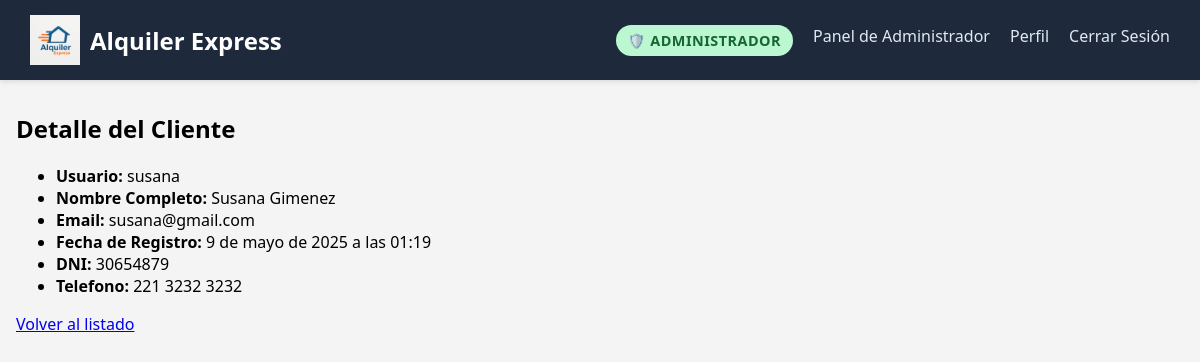
Before: /usuarios/panel-emp/lista-clientes/9/ (signed in) with the older database file.
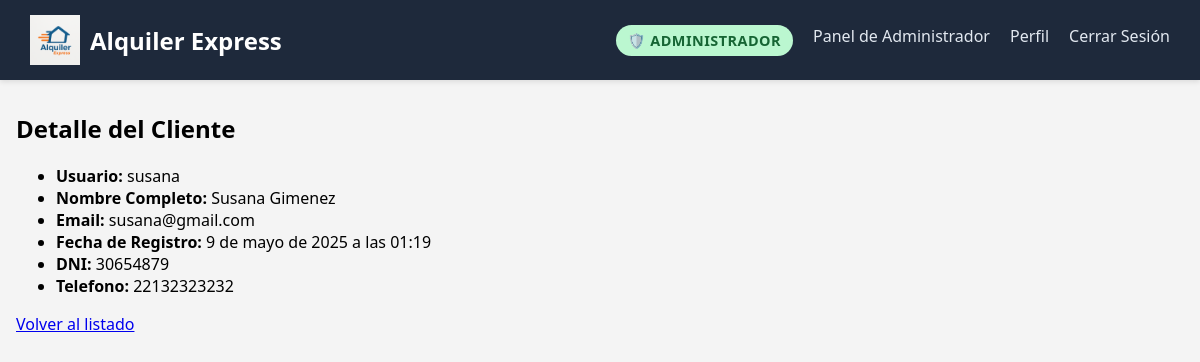
After: the same page with the newer database file.
### gestion_usuarios/models.py (models this page shows, shortened)
class Usuario(AbstractUser):
    dni = models.PositiveIntegerField(max_length=10, unique=True)
    telefono = models.PositiveIntegerField(max_length=20)

### gestion_usuarios/views.py (the view)
# urls.py: path('panel-emp/lista-clientes/<int:user_id>/', views.detalle_cliente, name='detalle-cliente'),
@login_required
@user_passes_test(es_empleado)
def detalle_cliente(request, user_id):
    cliente = get_object_or_404(Usuario, id=user_id, is_staff=False, is_superuser=False)
    return render(request, 'gestion_usuarios/detalle-cliente.html', {'cliente': cliente})

### gestion_usuarios/views.py (called while the page is built)
def es_empleado(user):
    return user.is_authenticated and user.is_staff

### templates/gestion_usuarios/detalle-cliente.html
{% extends 'base.html' %}
{% load static %}
{% block content %}
<h2>Detalle del Cliente</h2>
<ul>
    <li><strong>Usuario:</strong> {{ cliente.username }}</li>
    <li><strong>Nombre Completo:</strong> {{ cliente.first_name}}</li>
    <li><strong>Email:</strong> {{ cliente.email }}</li>
    <li><strong>Fecha de Registro:</strong> {{ cliente.date_joined }}</li>
    <li><strong>DNI:</strong> {{ cliente.dni}}</li>
    <li><strong>Telefono:</strong> {{ cliente.telefono}}</li>
  </ul>
<a href="{% url 'lista-clientes' %}" class="btn btn-secondary">Volver al listado</a>
{% endblock %}

Changed rows visible on the page:
changed Usuario "susana": telefono "221 3232 3232" → "22132323232"
